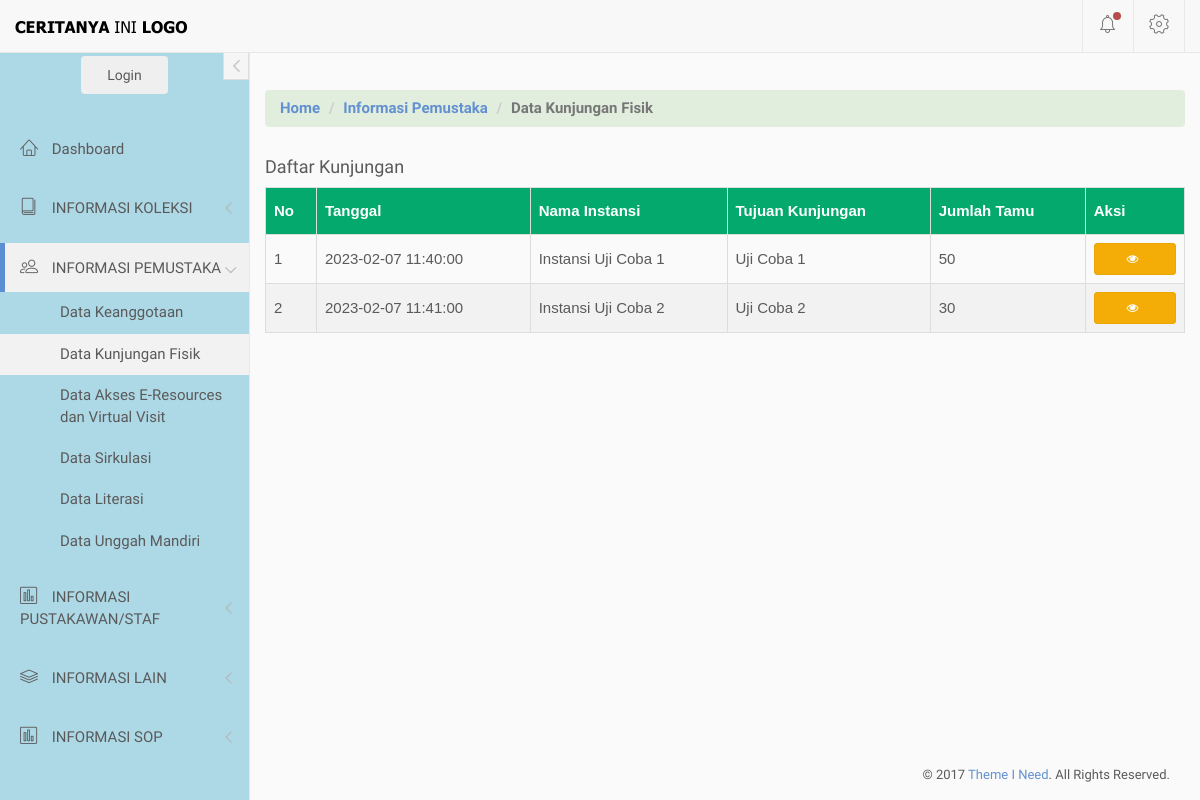
/index.php/pemustaka/kunjungan, run on an earlier commit of the app's database.
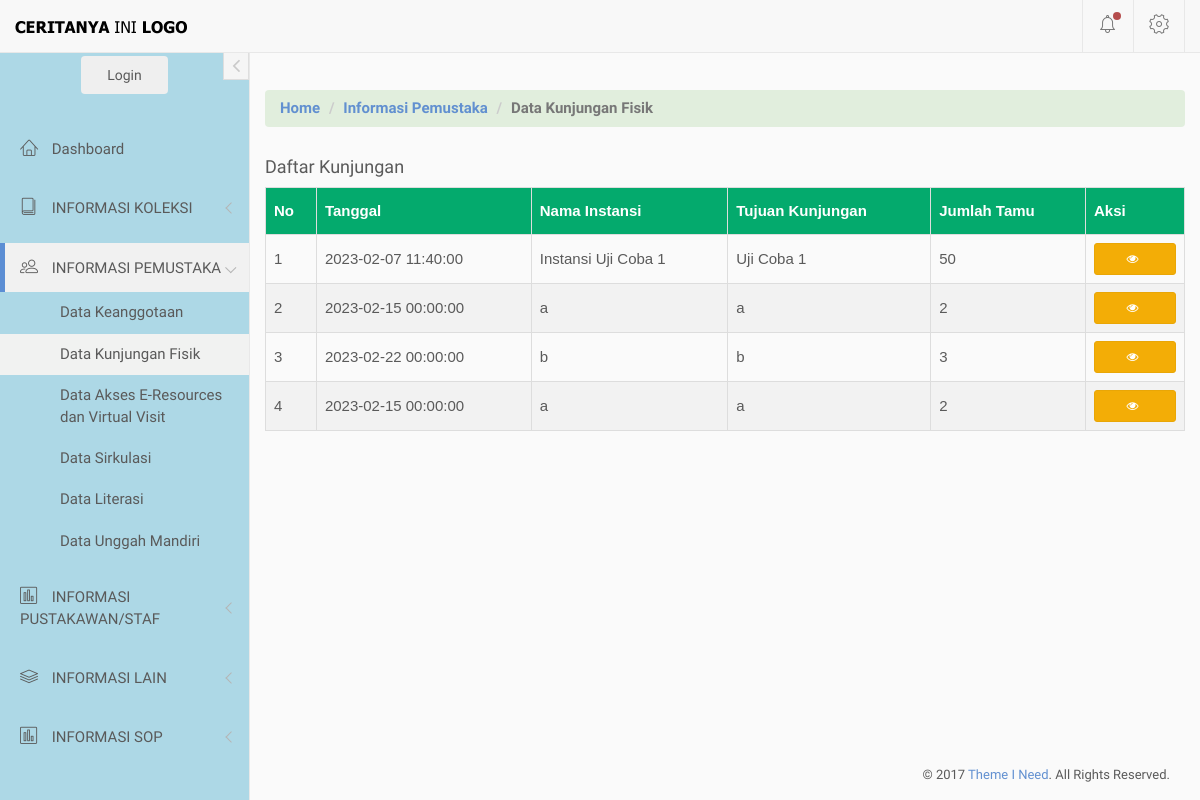
And on a later commit of the database.
### tables this page shows
CREATE TABLE `list_kunjungan` (
  `id` int(11) NOT NULL,
  `tanggal` datetime NOT NULL,
  `instansi` text NOT NULL,
  `tujuan` varchar(500) NOT NULL,
  `jumlah_tamu` int(11) NOT NULL,
  `dokumentasi` varchar(500) NOT NULL,
  `update_id` int(50) NOT NULL
);

### application/controllers/pemustaka.php (called while the page is built, shortened)
<?php
    Class Pemustaka extends CI_Controller{
        public function __construct(){
            $this->load->model('m_main');
        }
        public function kunjungan(){
            $data['akses'] = $this->session->userdata('akses');
            $data['kunjungan'] = $this->m_main->get_data('list_kunjungan')->result();
            $this->load->view('diffdash/header', $data);
            $this->load->view('diffdash/sidebar', $data);
            $this->load->view('pemustaka/v_kunjungan', $data);
            $this->load->view('diffdash/footer', $data);
        }
}?>

### index.php (called while the page is built, shortened)
<?php
require_once BASEPATH.'core/CodeIgniter.php';

### application/models/m_main.php (called while the page is built, shortened)
<?php
    class M_main extends CI_Model{
        public function get_data($table){
            return $this->db->get($table);
        }
    }
?>

### application/views/pemustaka/v_kunjungan.php (the view, shortened to what this page needs)
<nav aria-label="breadcrumb">
    <ol class="breadcrumb" style="background-color: #E1EEDD;">
        <li class="breadcrumb-item"><a href="<?= base_url() ?>">Home</a></li>
        <li class="breadcrumb-item"><a href="#">Informasi Pemustaka</a></li>
        <li class="breadcrumb-item active" aria-current="page">Data Kunjungan Fisik</li>
    </ol>
</nav>
<div>
    <div>
        <h4>Daftar Kunjungan</h4>
        <?php
        if($kunjungan == null){
            echo "<h3>Tidak ada data yang ditampilkan<h3>";
        }else{ ?>
        <div style="overflow-x: auto; overflow-y: auto;">
            <table id="themed">
                <thead>
                    <tr style="background:#CCC">
                        <th>No</th>
                        <th>Tanggal</th>
                        <th>Nama Instansi</th>
                        <th>Tujuan Kunjungan</th>
                        <th>Jumlah Tamu</th>
                        <th>Aksi</th>
                    </tr>
                </thead>
                <tbody>
                    <?php
                    $i = 1;
                    foreach ($kunjungan as $row) {
                    ?><tr>
                            <td><?php echo $i ?></td>
                            <td><?php echo $row->tanggal; ?></td>
                            <td><?php echo $row->instansi; ?></td>
                            <td><?php echo $row->tujuan; ?></td>
                            <td><?php echo $row->jumlah_tamu; ?></td>
                            <td>
                                <div style="">
                                <a class="btn btn-warning btn-sm btn-block" data-toggle="modal" data-target="#dokumentasi<?php echo $row->id?>" title="Lihat Dokumentasi Kunjungan"><i class="fa fa-eye"></i></a>
                                </div>
                            </td>
                            <?php $i++ ?>
                        </tr>
                    <?php }}
                    ?>
                </tbody>
            </table>
        </div>
    </div>
</div>

What changed in the data, as far as the page shows it:
changed list_kunjungan (number 2 of 4 on the later page): tanggal "2023-02-07 11:41:00" → "2023-02-15 00:00:00"; instansi "Instansi Uji Coba 2" → "a"; tujuan "Uji Coba 2" → "a"; jumlah_tamu "30" → "2"
added list_kunjungan: tanggal "2023-02-22 00:00:00", instansi "b", tujuan "b", jumlah_tamu "3"
added list_kunjungan: tanggal "2023-02-15 00:00:00", instansi "a", tujuan "a", jumlah_tamu "2"
